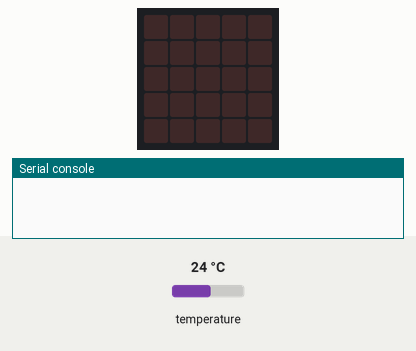
Simulated run of this program. Board: BBC micro:bit running MicroPython. On the bench: the board's 5×5 LED display, the last lines printed to the serial console. The test bench sets the inputs (shaded band); at power-on: temperature 24 °C. No radio messages arrive unless stated (any console line starting 'radio sent:' is added by the test bench).

Above: at 0.1 s.
At 3.1 s:
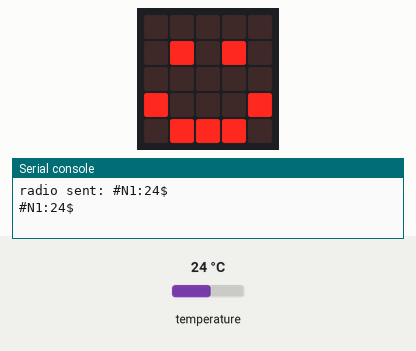

Measured:
- what the display in image 1 shows lasts 1.1 s, from 3.0 s to 4.1 s

The program:

SensorNode1.py
```python
from microbit import *
import radio

radio.config(group=199)
radio.on()

uart.init(baudrate=115200)

count = 700

while True:
    count += 1

    if count == 100:
        display.clear()

    if count == 1000:
        count = 0
        display.show(Image.HAPPY)
        temp = str(temperature())
        msg = "#N1:" + temp + "$"
        msg_str = str(msg, 'UTF-8')
        radio.send(msg_str)
        uart.write(msg_str)

    sleep(10)
```
